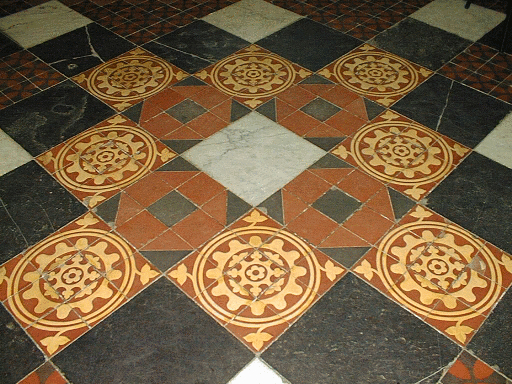
#> input picture floor.jpg, 512 x 384 px
$ jupyter execute --allow-errors Rectification.ipynb   (Python 2 division)
#> lines starting #> are read from the running program, lines starting #| are printed output that depends on the picture
[cell 1]
### Author: Aditya Jain ###
### Topic: CV Assignment 2, Affine and Metrix Rectification ###
### Start Date: 25th March, 2018 ###
import cv2
import numpy as np
from matplotlib import pyplot as plt
from math import sqrt, pi, sin, cos, tan
from __future__ import division

# originalImage = cv2.imread('floor.jpg')
img = cv2.imread('floor.jpg')
#> img is the input picture: shape (384, 512, 3); mean B, G, R 64.2, 95.1, 119
gray = cv2.cvtColor(img,cv2.COLOR_BGR2GRAY)
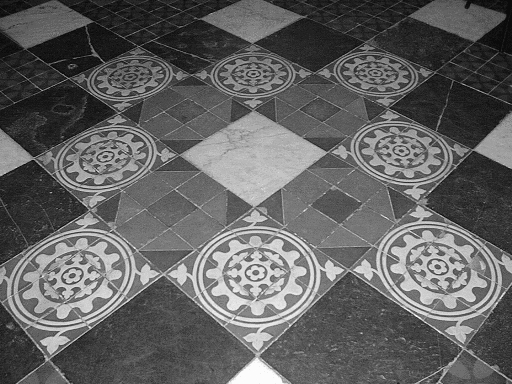
#> gray: shape (384, 512); min 10, max 253, mean 98.7

list1 = []      # separate lists to store the coordinates for the separate lines
list2 = []
check = 0       # variable to switch between the lists

# [14 lines left out: function getPoints, not called in this run]


cv2.namedWindow("image")
cv2.setMouseCallback("image", getPoints)

def selectPoints():
    global check
    while True:
        cv2.imshow("image", img)
        key = cv2.waitKey(1) & 0xFF
#> (key q is pressed here)

        if key == ord("q"):
            break
#         elif check == 7:
#             break

selectPoints()
cv2.destroyAllWindows()
cv2.waitKey(1)
